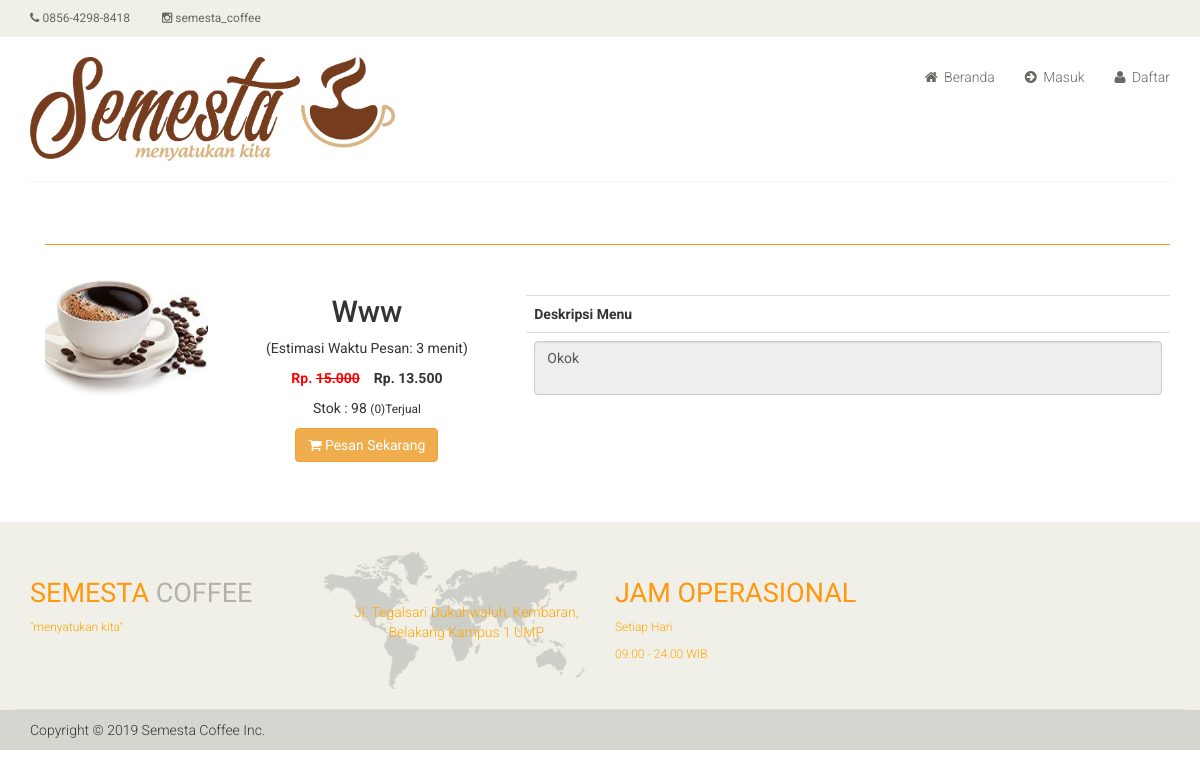
/?i=detail-barang&id=35, run on an earlier commit of the app's database.
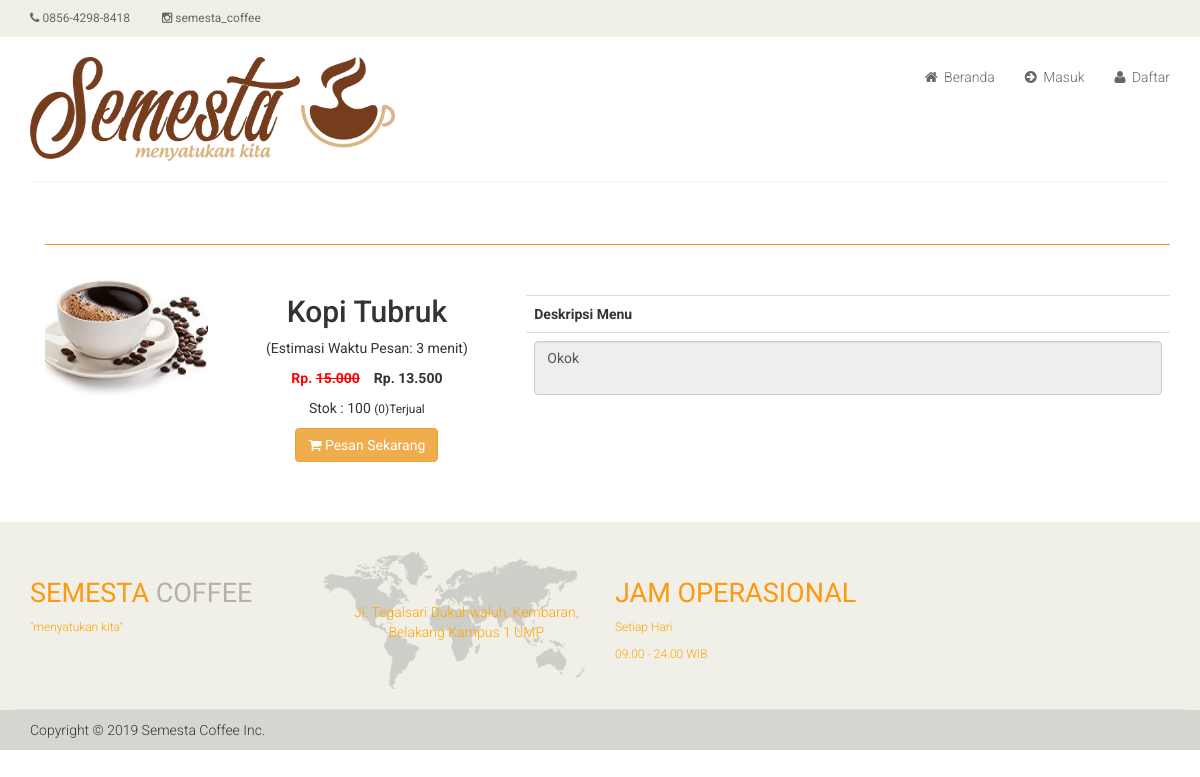
And on a later commit of the database.
### tables this page shows
CREATE TABLE `m_barang` (
  `brg_id` int(11) NOT NULL,
  `judul` varchar(100) NOT NULL,
  `estimasi_menu` varchar(255) NOT NULL,
  `stok` int(11) NOT NULL,
  `jenis_id` int(11) DEFAULT NULL,
  `kategori_id` int(11) NOT NULL,
  `harga_beli` int(11) NOT NULL,
  `harga_jual` int(11) NOT NULL,
  `jml_terjual` int(11) NOT NULL,
  `diskon` double(8,2) NOT NULL,
  `image` varchar(100) NOT NULL,
  `deskripsi` varchar(1000) NOT NULL
);

### dtl_barang.php (the view, shortened to what this page needs)
<section>
	<div class="container">
		<div class="row">
			<?php
			$sbuku = mysqli_query($koneksi, "SELECT * FROM m_barang a
								  			 LEFT OUTER JOIN l_kategori b on a.kategori_id = b.kategori_id WHERE brg_id = '$_GET[id]'");
			$hbuku = mysqli_fetch_array($sbuku);
			?>
			<div class="col-sm-12 padding-right">
				<div class="category-tab">
					<div class="col-sm-12">
						<ul class="nav nav-tabs">
						</ul>
					</div>
					<div class="tab-content">
						<div class="tab-pane fade active in">
							<div class="col-sm-2">
								<div class="">
									<div class="single-products">
										<div class="productinfo text-right">
											<img class="img img-responsive" src="<?php echo md5('admin') ?>/dist/img/buku/<?php echo $hbuku['image'] ?>" alt="" style="align-content: center;" />
										</div>
									</div>
								</div>
							</div>
							<div class="col-sm-3">
								<div class="">
									<div class="single-products">
										<div class="text-center">
											<h2><?php echo $hbuku['judul'] ?></h2>
											<p>(Estimasi Waktu Pesan: <?php echo $hbuku['estimasi_menu'] ?> menit)</p>
											<?php
											$diskon = $hbuku['diskon'] / 100;
											if ($diskon > 0) {
												$harga = $hbuku['harga_jual'] * $diskon;
												$hrg = $hbuku['harga_jual'] - $harga;
												?>
												<font style="color:red"><b>Rp. <strike><?php echo number_format($hbuku['harga_jual'], 0, ",", ".") ?></strike></b></font>
												<font>&nbsp;&nbsp;</font>
												<font><b> Rp. <?php echo number_format($hrg, 0, ",", ".") ?></b></font>
											<?php
											} else {
												?>
												<p><b>Rp. <?php echo number_format($hbuku['harga_jual'], 0, ",", ".") ?></b></p>
											<?php
											}
											?>
											<p>Stok : <?php echo $hbuku['stok'] ?> <small>(<?php echo $hbuku['jml_terjual'] ?>)Terjual</small></p>
											<a href="?i=<?php echo md5('beli') ?>&id=<?php echo $hbuku['brg_id'] ?>" class="btn btn-warning" <?php if ($hbuku['stok'] == 0) {
																																					echo "disabled";
																																				} else {
																																					echo "";
																																				} ?>><i class="fa fa-shopping-cart"></i>
												<?php if ($hbuku['stok'] == 0) {
													echo "Menu Habis";
												} else {
													echo "Pesan Sekarang";
												} ?> </a>
										</div><br />
									</div>
								</div>
							</div>
							<div class="col-sm-7">
								<div class="">
									<div class="single-products">
										<div class="table-responsive">
											<table class="table">
												<tr>
													<th>Deskripsi Menu</th>
												</tr>
												<tr>
													<td>
														<textarea class="form-control" readonly><?php echo $hbuku['deskripsi'] ?></textarea>
													</td>
												</tr>
											</table>
										</div>
									</div>
								</div>
							</div>
						</div>
					</div>
				</div>
			</div>
		</div>
	</div>
</section><br /><br />

### index.php (shortened to what this page needs)
<?php
require_once("koneksi.php");
$a = mysqli_query($koneksi, "SELECT * FROM m_user WHERE user_id = '$_SESSION[id]'");
$b = mysqli_num_rows($a);
if ($b == 1) {
	$h = mysqli_fetch_array($a);
	header("Location: login_val.php?lv=$h[level_id]");
} else {
	?>
	<!DOCTYPE html>
	<html>
	<head>
		<link href="css/bootstrap.min.css" rel="stylesheet">
		<link href="css/font-awesome.min.css" rel="stylesheet">
		<link href="css/prettyPhoto.css" rel="stylesheet">
		<link href="css/price-range.css" rel="stylesheet">
		<link href="css/animate.css" rel="stylesheet">
		<link href="css/main.css" rel="stylesheet">
		<link href="css/responsive.css" rel="stylesheet">
	</head>
	<body class="hold-transition login-page" style="background-color:#FFF">
		<?php
			if (isset($_GET['i'])) {
				if ($_GET['i'] == md5('login') || $_GET['i'] == md5('regis') || $_GET['i'] == md5('verif') || $_GET['i'] == md5('resetpass') || $_GET['i'] == md5('resetpass_verif') || $_GET['i'] == md5('reset')) {
					?>
				<center>
					<br>
					<br>
					<a href="?i="><img class="img img-responsive" src="images/logo_header.png" width="390" height="95"></a>
				</center>
			<?php
					} else {
						?>
				<header id="header">
					<div class="header_top">
						<div class="container">
							<div class="row">
								<div class="col-sm-6">
									<div class="contactinfo">
										<ul class="nav nav-pills">
											<li><a href="#"><i class="fa fa-phone"></i> 0856-4298-8418</a></li>
											<li><a href="https://www.instagram.com/semesta_coffee/" target="_blank"><i class="fa fa-instagram"></i> semesta_coffee</a></li>
										</ul>
									</div>
								</div>
							</div>
						</div>
					</div>
					<div class="header-middle">
						<div class="container">
							<div class="row">
								<div class="col-sm-4">
									<div class="logo pull-left">
										<a href="?i="><img class="img img-responsive" src="images/logo_header.png" width="390" height="95"></a>
									</div>
								</div>
								<div class="col-sm-8">
									<div class="shop-menu pull-right">
										<ul class="nav navbar-nav">
											<li><a href="?i=beranda"><i class="fa fa-home"></i> Beranda</a></li>
											<li><a href="?i=<?php echo md5('login') ?>"><i class="fa  fa-arrow-circle-right"></i> Masuk</a></li>
											<li><a href="?i=<?php echo md5('regis') ?>"><i class="fa  fa-user"></i> Daftar</a></li>
										</ul>
									</div>
								</div>
							</div>
						</div>
					</div>
					<div class="header-bottom">
						<div class="container">
							<div class="row">
								<div class="col-sm-9">
								</div>
								<div class="col-sm-12">
								</div>
							</div>
						</div>
					</div>
				</header>
		<?php
				}
			}
			?>
		<?php
			if (!isset($_GET['i'])) {
				require_once('catalog.php');
			} else {
				switch ($_GET['i']) {
					case "detail-barang":
						require_once('dtl_barang.php');
						break;
						?>
			<?php
				}
			}
			?>
			<footer id="footer">
				<div class="footer-top">
					<div class="container">
						<div class="row">
							<div class="col-sm-3">
								<div class="companyinfo">
									<h2><span>Semesta</span> Coffee</h2>
									<p style="color: orange;">"menyatukan kita"</p>
								</div>
							</div>
							<div class="col-sm-3">
								<div class="address">
									<img src="images/home/map.png" alt="" />
									<p style="text-align:center; color: orange;">Jl. Tegalsari Dukuhwaluh, Kembaran, Belakang Kampus 1 UMP</p>
								</div>
							</div>
							<div class="col-sm-3">
								<div class="companyinfo">
									<h2><span>Jam Operasional</span></h2>
									<p style="color: orange;">Setiap Hari</p>
									<p style="color: orange;">09.00 - 24.00 WIB</p>
								</div>
							</div>
						</div>
					</div>
				</div>
				<div class="footer-bottom">
					<div class="container">
						<div class="row">
							<p class="pull-left">Copyright © 2019 Semesta Coffee Inc.</p>
						</div>
					</div>
				</div>
			</footer>
	</body>
	</html>
<?php
}
?>

### css/main.css (style rules this page uses)
body { font-family: 'Roboto', sans-serif; background:; position: relative; font-weight:400px; }
ul li { list-style: none; }
a { -webkit-transition: 300ms; -moz-transition: 300ms; -o-transition: 300ms; transition: 300ms; }
h1, h2, h3, h4, h5, h6 { font-family: 'Roboto', sans-serif; }
.header_top { background: none repeat scroll 0 0 #F0F0E9; }
.contactinfo ul li:first-child { margin-left: -15px; }
.contactinfo ul li a { font-size: 12px; color: #696763; font-family: 'Roboto', sans-serif; }
.header-middle .container .row { border-bottom: 1px solid #f5f5f5; margin-left: 0; margin-right: 0; padding-bottom: 20px; padding-top: 20px; }
.header-middle .container .row .col-sm-4 { padding-left: 0; }
.header-middle .container .row .col-sm-8 { padding-right:0; }
.shop-menu ul li { display:inline-block; padding-left: 15px; padding-right: 15px; }
.shop-menu ul li:last-child { padding-right: 0; }
.shop-menu ul li a { background: #FFFFFF; color: #696763; font-family: 'Roboto', sans-serif; font-size: 14px; font-weight: 300; padding:0; padding-right: 0; margin-top: 10px; }
.shop-menu ul li a i { margin-right:3px; }
.header-bottom { padding-bottom: 30px; padding-top: 30px; }
#footer { background: #F0F0E9; }
.footer-top .container { border-bottom: 1px solid #E0E0DA; padding-bottom: 20px; }
.companyinfo { margin-top: 57px; }
.companyinfo h2 { color: #B4B1AB; font-family: abel; font-size: 27px; text-transform: uppercase; }
.companyinfo h2 span { color:#FE980F; }
.companyinfo p { color: #B3B3AD; font-family: 'Roboto', sans-serif; font-size: 12px; font-weight: 300; }
.footer-top .col-sm-3 { overflow: hidden; }
.address { margin-top: 30px; position: relative; overflow: hidden; }
.address img { width:100%; }
.address p { color: #666663; font-family: 'Roboto', sans-serif; font-size: 14px; font-weight: 300; left: 25px; position: absolute; top: 50px; }
.footer-bottom { background: #D6D6D0; padding-top: 10px; }
.footer-bottom p { color: #363432; font-family: 'Roboto', sans-serif; font-weight: 300; margin-left: 15px; }
.padding-right { padding-right: 0; }
.single-products { position: relative; }
.productinfo img { width: 100%; }
.productinfo { position:relative; }
.category-tab { overflow: hidden; }
.category-tab ul { background: #40403E; border-bottom: 1px solid #FE980F; list-style: none outside none; margin: 0 0 30px; padding: 0; width: 100%; }
.user_info input, select, textarea { background: #F0F0E9; border:0; color: #696763; padding: 5px; width: 100%; border-radius: 0; resize: none }

What changed in the data, as far as the page shows it:
changed m_barang "Okok": judul "Www" → "Kopi Tubruk"; stok "98" → "100"
